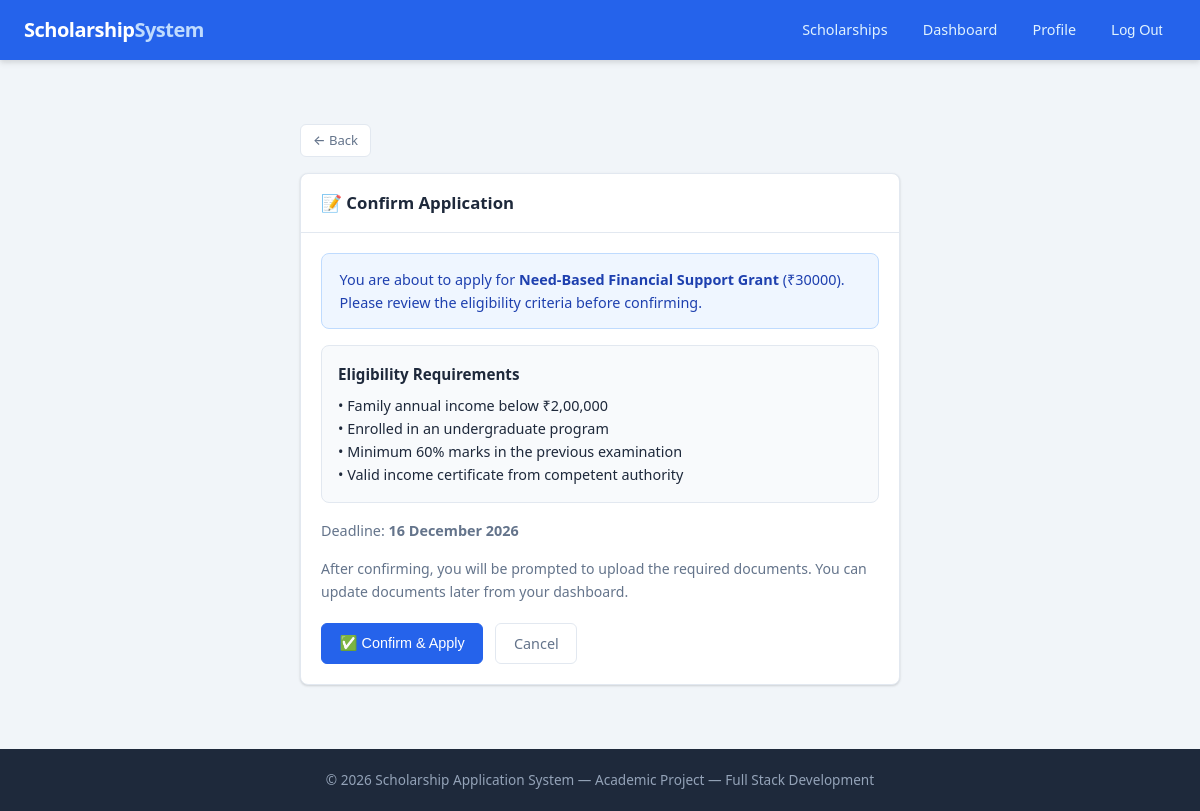
Screenshot of /applications/apply/2/ (signed in) with the database file from the repository.
### scholarships/models.py (models this page shows, shortened)
class Scholarship(models.Model):
    title       = models.CharField(max_length=200)
    description = models.TextField()
    eligibility = models.TextField(help_text='Describe who is eligible for this scholarship.')
    amount      = models.DecimalField(max_digits=10, decimal_places=2)
    deadline    = models.DateField()
    is_active   = models.BooleanField(default=True)
    created_by  = models.ForeignKey(User, on_delete=models.SET_NULL, null=True, related_name='scholarships_created')
    created_at  = models.DateTimeField(auto_now_add=True)
    updated_at  = models.DateTimeField(auto_now=True)
    class Meta:
        ordering = ['-created_at']
    def is_open(self):
        from django.utils import timezone
        return self.is_active and self.deadline >= timezone.now().date()

### accounts/views.py (the view)
    def wrapper(request, *args, **kwargs):
        if not request.user.is_authenticated:
            return redirect('accounts:login')
        if request.user.is_staff:
            return redirect('administrator:dashboard')
        return view_func(request, *args, **kwargs)

### accounts/views.py (called while the page is built)
def student_required(view_func):
    def wrapper(request, *args, **kwargs):
        if not request.user.is_authenticated:
            return redirect('accounts:login')
        if request.user.is_staff:
            return redirect('administrator:dashboard')
        return view_func(request, *args, **kwargs)
    wrapper.__name__ = view_func.__name__
    return wrapper

### applications/views.py (called while the page is built, shortened)
@student_required
def apply(request, scholarship_pk):
    scholarship = get_object_or_404(Scholarship, pk=scholarship_pk, is_active=True)
    if ScholarshipApplication.objects.filter(
        student=request.user, scholarship=scholarship
    ).exists():
        messages.warning(request, 'You have already applied for this scholarship.')
        return redirect('applications:my_application', scholarship_pk=scholarship_pk)
    if not scholarship.is_open():
        messages.error(request, 'This scholarship is no longer accepting applications.')
        return redirect('scholarships:detail', pk=scholarship_pk)
    return render(request, 'applications/apply_confirm.html', {'scholarship': scholarship})

### templates/applications/apply_confirm.html (shortened to what this page needs)
{% extends "base.html" %}
{% block content %}
<div style="max-width:600px;margin:2rem auto;">
  <a href="{% url 'scholarships:detail' pk=scholarship.pk %}" class="btn btn-secondary btn-sm" style="margin-bottom:1rem;">← Back</a>
  <div class="card">
    <div class="card-header"><h2>📝 Confirm Application</h2></div>
    <div class="card-body">
      <div class="alert alert-info">
        You are about to apply for <strong>{{ scholarship.title }}</strong> (₹{{ scholarship.amount|floatformat:0 }}).
        Please review the eligibility criteria before confirming.
      </div>
      <div style="margin:1rem 0;padding:1rem;background:var(--light);border-radius:var(--radius);border:1px solid var(--border);">
        <h3 style="font-size:.95rem;margin-bottom:.5rem;">Eligibility Requirements</h3>
        <p style="font-size:.9rem;white-space:pre-wrap;">{{ scholarship.eligibility }}</p>
      </div>
      <div style="margin-bottom:1rem;">
        <p style="font-size:.9rem;color:var(--secondary);">
          Deadline: <strong>{{ scholarship.deadline|date:"d F Y" }}</strong>
        </p>
      </div>
      <p style="font-size:.88rem;color:var(--secondary);margin-bottom:1.25rem;">
        After confirming, you will be prompted to upload the required documents.
        You can update documents later from your dashboard.
      </p>
      <form method="post">
        <div style="display:flex;gap:.75rem;">
          <button type="submit" class="btn btn-primary">✅ Confirm &amp; Apply</button>
          <a href="{% url 'scholarships:detail' pk=scholarship.pk %}" class="btn btn-secondary">Cancel</a>
        </div>
      </form>
    </div>
  </div>
</div>
{% endblock %}

### static/css/main.css (style rules this page uses)
*, *::before, *::after { box-sizing: border-box; margin: 0; padding: 0; }
:root { --primary: #2563eb; --primary-dark: #1d4ed8; --secondary: #64748b; --success: #16a34a; --warning: #d97706; --danger: #dc2626; --info: #0891b2; --light: #f8fafc; --dark: #1e293b; --border: #e2e8f0; --radius: 8px; --shadow: 0 1px 3px rgba(0,0,0,.1), 0 1px 2px rgba(0,0,0,.06); --shadow-md: 0 4px 6px rgba(0,0,0,.07), 0 2px 4px rgba(0,0,0,.06); --font: 'Segoe UI', system-ui, -apple-system, sans-serif; }
body { font-family: var(--font); background: #f1f5f9; color: var(--dark); line-height: 1.6; min-height: 100vh; display: flex; flex-direction: column; }
.card { background: #fff; border: 1px solid var(--border); border-radius: var(--radius); box-shadow: var(--shadow); overflow: hidden; }
.card-header { padding: 1rem 1.25rem; border-bottom: 1px solid var(--border); display: flex; align-items: center; justify-content: space-between; }
.card-header h2, .card-header h3 { font-size: 1.05rem; font-weight: 600; }
.card-body { padding: 1.25rem; }
.btn { display: inline-flex; align-items: center; gap: .4rem; padding: .5rem 1.1rem; border-radius: 6px; font-size: .9rem; font-weight: 500; border: 1px solid transparent; cursor: pointer; text-decoration: none; transition: all .15s; white-space: nowrap; }
.btn-primary { background: var(--primary); color: #fff; border-color: var(--primary); }
.btn-secondary { background: #fff; color: var(--secondary); border-color: var(--border); }
.btn-sm { padding: .3rem .75rem; font-size: .82rem; }
.alert { padding: .85rem 1.1rem; border-radius: var(--radius); margin-bottom: 1rem; font-size: .9rem; border: 1px solid transparent; }
.alert-info { background: #eff6ff; border-color: #bfdbfe; color: #1e40af; }

### rows the page displays
Scholarship: title "Need-Based Financial Support Grant", amount "30000", eligibility "• Family annual income below ₹2,00,000 • Enrolled in an undergraduate program • Minimum 60% marks in the previous examination • Valid income certificate from competent authority", deadline "16 December 2026"
